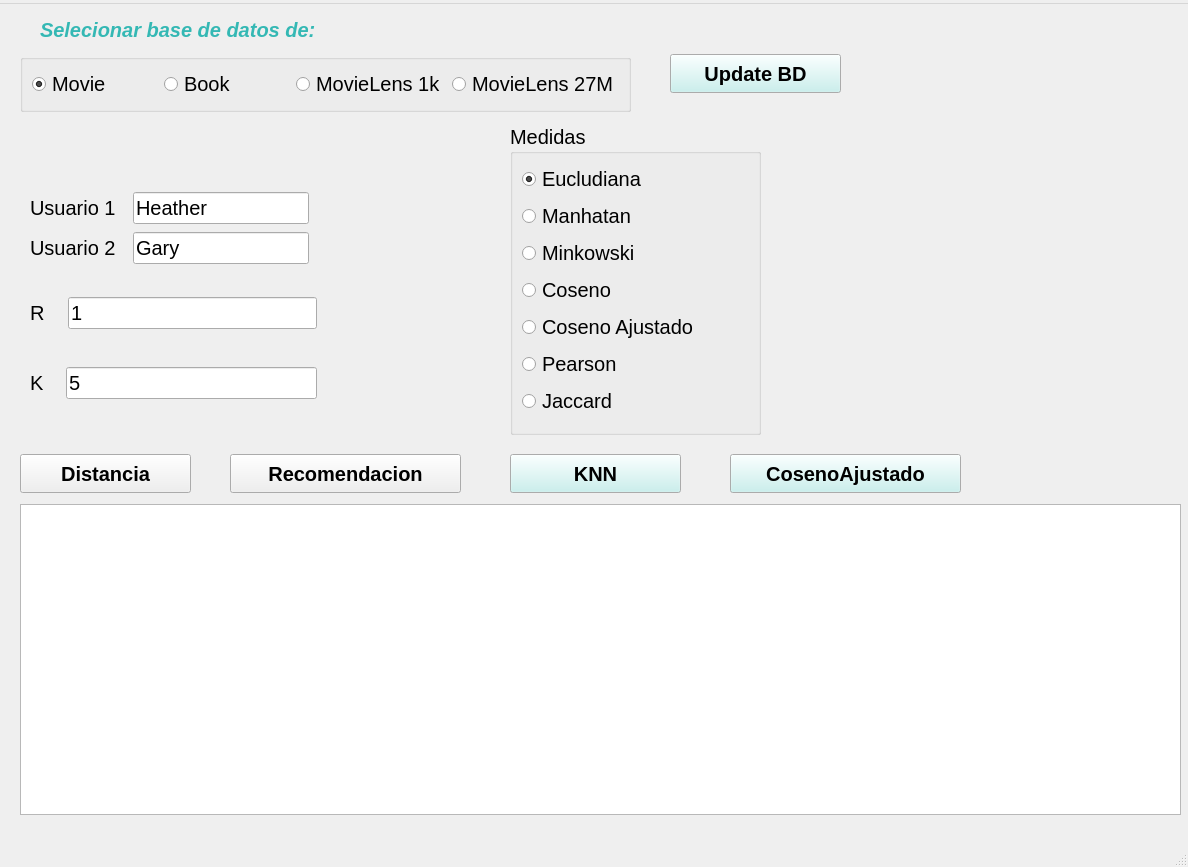
<?xml version="1.0" encoding="UTF-8"?>
<ui version="4.0">
 <class>MainWindow</class>
 <widget class="QMainWindow" name="MainWindow">
  <property name="geometry">
   <rect>
    <x>0</x>
    <y>0</y>
    <width>1188</width>
    <height>867</height>
   </rect>
  </property>
  <property name="font">
   <font>
    <weight>50</weight>
    <italic>false</italic>
    <bold>false</bold>
   </font>
  </property>
  <property name="windowTitle">
   <string>MainWindow</string>
  </property>
  <widget class="QWidget" name="centralwidget">
   <widget class="QPushButton" name="boton_distancia">
    <property name="geometry">
     <rect>
      <x>20</x>
      <y>450</y>
      <width>171</width>
      <height>39</height>
     </rect>
    </property>
    <property name="palette">
     <palette>
      <active>
       <colorrole role="WindowText">
        <brush brushstyle="SolidPattern">
         <color alpha="255">
          <red>115</red>
          <green>191</green>
          <blue>206</blue>
         </color>
        </brush>
       </colorrole>
      </active>
      <inactive>
       <colorrole role="WindowText">
        <brush brushstyle="SolidPattern">
         <color alpha="255">
          <red>115</red>
          <green>191</green>
          <blue>206</blue>
         </color>
        </brush>
       </colorrole>
      </inactive>
      <disabled>
       <colorrole role="WindowText">
        <brush brushstyle="SolidPattern">
         <color alpha="255">
          <red>120</red>
          <green>120</green>
          <blue>120</blue>
         </color>
        </brush>
       </colorrole>
      </disabled>
     </palette>
    </property>
    <property name="font">
     <font>
      <pointsize>15</pointsize>
      <weight>75</weight>
      <bold>true</bold>
     </font>
    </property>
    <property name="text">
     <string>Distancia</string>
    </property>
   </widget>
   <widget class="QPushButton" name="boton_recomendacion">
    <property name="geometry">
     <rect>
      <x>230</x>
      <y>450</y>
      <width>231</width>
      <height>39</height>
     </rect>
    </property>
    <property name="palette">
     <palette>
      <active>
       <colorrole role="WindowText">
        <brush brushstyle="SolidPattern">
         <color alpha="255">
          <red>115</red>
          <green>191</green>
          <blue>206</blue>
         </color>
        </brush>
       </colorrole>
      </active>
      <inactive>
       <colorrole role="WindowText">
        <brush brushstyle="SolidPattern">
         <color alpha="255">
          <red>115</red>
          <green>191</green>
          <blue>206</blue>
         </color>
        </brush>
       </colorrole>
      </inactive>
      <disabled>
       <colorrole role="WindowText">
        <brush brushstyle="SolidPattern">
         <color alpha="255">
          <red>120</red>
          <green>120</green>
          <blue>120</blue>
         </color>
        </brush>
       </colorrole>
      </disabled>
     </palette>
    </property>
    <property name="font">
     <font>
      <pointsize>15</pointsize>
      <weight>75</weight>
      <bold>true</bold>
     </font>
    </property>
    <property name="text">
     <string>Recomendacion</string>
    </property>
   </widget>
   <widget class="QPushButton" name="boton_knn">
    <property name="geometry">
     <rect>
      <x>510</x>
      <y>450</y>
      <width>171</width>
      <height>39</height>
     </rect>
    </property>
    <property name="palette">
     <palette>
      <active>
       <colorrole role="WindowText">
        <brush brushstyle="SolidPattern">
         <color alpha="255">
          <red>115</red>
          <green>191</green>
          <blue>206</blue>
         </color>
        </brush>
       </colorrole>
       <colorrole role="Button">
        <brush brushstyle="SolidPattern">
         <color alpha="255">
          <red>193</red>
          <green>240</green>
          <blue>237</blue>
         </color>
        </brush>
       </colorrole>
      </active>
      <inactive>
       <colorrole role="WindowText">
        <brush brushstyle="SolidPattern">
         <color alpha="255">
          <red>115</red>
          <green>191</green>
          <blue>206</blue>
         </color>
        </brush>
       </colorrole>
       <colorrole role="Button">
        <brush brushstyle="SolidPattern">
         <color alpha="255">
          <red>193</red>
          <green>240</green>
          <blue>237</blue>
         </color>
        </brush>
       </colorrole>
      </inactive>
      <disabled>
       <colorrole role="WindowText">
        <brush brushstyle="SolidPattern">
         <color alpha="255">
          <red>120</red>
          <green>120</green>
          <blue>120</blue>
         </color>
        </brush>
       </colorrole>
       <colorrole role="Button">
        <brush brushstyle="SolidPattern">
         <color alpha="255">
          <red>193</red>
          <green>240</green>
          <blue>237</blue>
         </color>
        </brush>
       </colorrole>
      </disabled>
     </palette>
    </property>
    <property name="font">
     <font>
      <pointsize>15</pointsize>
      <weight>75</weight>
      <bold>true</bold>
     </font>
    </property>
    <property name="text">
     <string>KNN</string>
    </property>
   </widget>
   <widget class="QWidget" name="layoutWidget">
    <property name="geometry">
     <rect>
      <x>30</x>
      <y>220</y>
      <width>279</width>
      <height>48</height>
     </rect>
    </property>
    <property name="maximumSize">
     <size>
      <width>16777215</width>
      <height>16777215</height>
     </size>
    </property>
    <property name="font">
     <font>
      <pointsize>15</pointsize>
     </font>
    </property>
    <layout class="QHBoxLayout" name="horizontalLayout">
     <item>
      <widget class="QLabel" name="label_2">
       <property name="maximumSize">
        <size>
         <width>16777215</width>
         <height>16777215</height>
        </size>
       </property>
       <property name="font">
        <font>
         <pointsize>15</pointsize>
        </font>
       </property>
       <property name="text">
        <string>Usuario 2  </string>
       </property>
      </widget>
     </item>
     <item>
      <widget class="QLineEdit" name="Usuario2">
       <property name="maximumSize">
        <size>
         <width>16777215</width>
         <height>16777215</height>
        </size>
       </property>
       <property name="font">
        <font>
         <pointsize>15</pointsize>
        </font>
       </property>
       <property name="text">
        <string>Gary</string>
       </property>
       <property name="alignment">
        <set>Qt::AlignLeading|Qt::AlignLeft|Qt::AlignVCenter</set>
       </property>
      </widget>
     </item>
    </layout>
   </widget>
   <widget class="QWidget" name="layoutWidget">
    <property name="geometry">
     <rect>
      <x>30</x>
      <y>180</y>
      <width>279</width>
      <height>48</height>
     </rect>
    </property>
    <property name="maximumSize">
     <size>
      <width>16777215</width>
      <height>16777215</height>
     </size>
    </property>
    <property name="font">
     <font>
      <pointsize>15</pointsize>
     </font>
    </property>
    <layout class="QHBoxLayout" name="horizontalLayout_2">
     <item>
      <widget class="QLabel" name="label">
       <property name="maximumSize">
        <size>
         <width>16777215</width>
         <height>16777215</height>
        </size>
       </property>
       <property name="font">
        <font>
         <pointsize>15</pointsize>
        </font>
       </property>
       <property name="text">
        <string>Usuario 1  </string>
       </property>
      </widget>
     </item>
     <item>
      <widget class="QLineEdit" name="Usuario1">
       <property name="maximumSize">
        <size>
         <width>16777215</width>
         <height>16777215</height>
        </size>
       </property>
       <property name="font">
        <font>
         <pointsize>15</pointsize>
        </font>
       </property>
       <property name="text">
        <string>Heather</string>
       </property>
       <property name="alignment">
        <set>Qt::AlignLeading|Qt::AlignLeft|Qt::AlignVCenter</set>
       </property>
      </widget>
     </item>
    </layout>
   </widget>
   <widget class="QWidget" name="layoutWidget">
    <property name="geometry">
     <rect>
      <x>30</x>
      <y>360</y>
      <width>287</width>
      <height>38</height>
     </rect>
    </property>
    <layout class="QHBoxLayout" name="horizontalLayout_3">
     <item>
      <widget class="QLabel" name="label_3">
       <property name="maximumSize">
        <size>
         <width>16777215</width>
         <height>16777215</height>
        </size>
       </property>
       <property name="font">
        <font>
         <pointsize>15</pointsize>
        </font>
       </property>
       <property name="text">
        <string>K   </string>
       </property>
      </widget>
     </item>
     <item>
      <widget class="QLineEdit" name="knn">
       <property name="maximumSize">
        <size>
         <width>16777215</width>
         <height>16777215</height>
        </size>
       </property>
       <property name="font">
        <font>
         <pointsize>15</pointsize>
        </font>
       </property>
       <property name="text">
        <string>5</string>
       </property>
       <property name="alignment">
        <set>Qt::AlignLeading|Qt::AlignLeft|Qt::AlignVCenter</set>
       </property>
      </widget>
     </item>
    </layout>
   </widget>
   <widget class="QTextEdit" name="textEdit">
    <property name="geometry">
     <rect>
      <x>20</x>
      <y>500</y>
      <width>1161</width>
      <height>311</height>
     </rect>
    </property>
    <property name="font">
     <font>
      <pointsize>15</pointsize>
     </font>
    </property>
    <property name="html">
     <string>&lt;!DOCTYPE HTML PUBLIC &quot;-//W3C//DTD HTML 4.0//EN&quot; &quot;http://www.w3.org/TR/REC-html40/strict.dtd&quot;&gt;
&lt;html&gt;&lt;head&gt;&lt;meta name=&quot;qrichtext&quot; content=&quot;1&quot; /&gt;&lt;style type=&quot;text/css&quot;&gt;
p, li { white-space: pre-wrap; }
&lt;/style&gt;&lt;/head&gt;&lt;body style=&quot; font-family:'MS Shell Dlg 2'; font-size:15pt; font-weight:400; font-style:normal;&quot;&gt;
&lt;p style=&quot;-qt-paragraph-type:empty; margin-top:0px; margin-bottom:0px; margin-left:0px; margin-right:0px; -qt-block-indent:0; text-indent:0px;&quot;&gt;&lt;br /&gt;&lt;/p&gt;&lt;/body&gt;&lt;/html&gt;</string>
    </property>
   </widget>
   <widget class="QLabel" name="label_4">
    <property name="geometry">
     <rect>
      <x>40</x>
      <y>10</y>
      <width>401</width>
      <height>31</height>
     </rect>
    </property>
    <property name="palette">
     <palette>
      <active>
       <colorrole role="WindowText">
        <brush brushstyle="SolidPattern">
         <color alpha="255">
          <red>52</red>
          <green>184</green>
          <blue>180</blue>
         </color>
        </brush>
       </colorrole>
      </active>
      <inactive>
       <colorrole role="WindowText">
        <brush brushstyle="SolidPattern">
         <color alpha="255">
          <red>52</red>
          <green>184</green>
          <blue>180</blue>
         </color>
        </brush>
       </colorrole>
      </inactive>
      <disabled>
       <colorrole role="WindowText">
        <brush brushstyle="SolidPattern">
         <color alpha="255">
          <red>120</red>
          <green>120</green>
          <blue>120</blue>
         </color>
        </brush>
       </colorrole>
      </disabled>
     </palette>
    </property>
    <property name="font">
     <font>
      <pointsize>15</pointsize>
      <weight>75</weight>
      <italic>true</italic>
      <bold>true</bold>
     </font>
    </property>
    <property name="text">
     <string>Selecionar base de datos de:</string>
    </property>
   </widget>
   <widget class="QWidget" name="layoutWidget_2">
    <property name="geometry">
     <rect>
      <x>30</x>
      <y>290</y>
      <width>287</width>
      <height>38</height>
     </rect>
    </property>
    <layout class="QHBoxLayout" name="horizontalLayout_4">
     <item>
      <widget class="QLabel" name="label_5">
       <property name="maximumSize">
        <size>
         <width>16777215</width>
         <height>16777215</height>
        </size>
       </property>
       <property name="font">
        <font>
         <pointsize>15</pointsize>
        </font>
       </property>
       <property name="text">
        <string>R   </string>
       </property>
      </widget>
     </item>
     <item>
      <widget class="QLineEdit" name="r_minkowski">
       <property name="enabled">
        <bool>true</bool>
       </property>
       <property name="maximumSize">
        <size>
         <width>16777215</width>
         <height>16777215</height>
        </size>
       </property>
       <property name="font">
        <font>
         <pointsize>15</pointsize>
        </font>
       </property>
       <property name="text">
        <string>1</string>
       </property>
       <property name="alignment">
        <set>Qt::AlignLeading|Qt::AlignLeft|Qt::AlignVCenter</set>
       </property>
       <property name="dragEnabled">
        <bool>false</bool>
       </property>
       <property name="clearButtonEnabled">
        <bool>false</bool>
       </property>
      </widget>
     </item>
    </layout>
   </widget>
   <widget class="QPushButton" name="Updatebd">
    <property name="geometry">
     <rect>
      <x>670</x>
      <y>50</y>
      <width>171</width>
      <height>39</height>
     </rect>
    </property>
    <property name="palette">
     <palette>
      <active>
       <colorrole role="WindowText">
        <brush brushstyle="SolidPattern">
         <color alpha="255">
          <red>115</red>
          <green>191</green>
          <blue>206</blue>
         </color>
        </brush>
       </colorrole>
       <colorrole role="Button">
        <brush brushstyle="SolidPattern">
         <color alpha="255">
          <red>193</red>
          <green>240</green>
          <blue>237</blue>
         </color>
        </brush>
       </colorrole>
      </active>
      <inactive>
       <colorrole role="WindowText">
        <brush brushstyle="SolidPattern">
         <color alpha="255">
          <red>115</red>
          <green>191</green>
          <blue>206</blue>
         </color>
        </brush>
       </colorrole>
       <colorrole role="Button">
        <brush brushstyle="SolidPattern">
         <color alpha="255">
          <red>193</red>
          <green>240</green>
          <blue>237</blue>
         </color>
        </brush>
       </colorrole>
      </inactive>
      <disabled>
       <colorrole role="WindowText">
        <brush brushstyle="SolidPattern">
         <color alpha="255">
          <red>120</red>
          <green>120</green>
          <blue>120</blue>
         </color>
        </brush>
       </colorrole>
       <colorrole role="Button">
        <brush brushstyle="SolidPattern">
         <color alpha="255">
          <red>193</red>
          <green>240</green>
          <blue>237</blue>
         </color>
        </brush>
       </colorrole>
      </disabled>
     </palette>
    </property>
    <property name="font">
     <font>
      <pointsize>15</pointsize>
      <weight>75</weight>
      <bold>true</bold>
     </font>
    </property>
    <property name="text">
     <string>Update BD</string>
    </property>
   </widget>
   <widget class="QGroupBox" name="groupBox_3">
    <property name="geometry">
     <rect>
      <x>510</x>
      <y>120</y>
      <width>251</width>
      <height>311</height>
     </rect>
    </property>
    <property name="font">
     <font>
      <pointsize>15</pointsize>
      <weight>50</weight>
      <bold>false</bold>
     </font>
    </property>
    <property name="title">
     <string>Medidas</string>
    </property>
    <layout class="QVBoxLayout" name="verticalLayout_2">
     <item>
      <widget class="QRadioButton" name="DistanciaE">
       <property name="font">
        <font>
         <pointsize>15</pointsize>
        </font>
       </property>
       <property name="text">
        <string>Eucludiana</string>
       </property>
       <property name="checked">
        <bool>true</bool>
       </property>
      </widget>
     </item>
     <item>
      <widget class="QRadioButton" name="DistanciaM">
       <property name="font">
        <font>
         <pointsize>15</pointsize>
        </font>
       </property>
       <property name="text">
        <string>Manhatan</string>
       </property>
      </widget>
     </item>
     <item>
      <widget class="QRadioButton" name="Minkowski">
       <property name="font">
        <font>
         <pointsize>15</pointsize>
        </font>
       </property>
       <property name="text">
        <string>Minkowski</string>
       </property>
      </widget>
     </item>
     <item>
      <widget class="QRadioButton" name="DistanciaC">
       <property name="font">
        <font>
         <pointsize>15</pointsize>
        </font>
       </property>
       <property name="text">
        <string>Coseno</string>
       </property>
      </widget>
     </item>
     <item>
      <widget class="QRadioButton" name="CosenoAjustado">
       <property name="font">
        <font>
         <pointsize>15</pointsize>
        </font>
       </property>
       <property name="text">
        <string>Coseno Ajustado</string>
       </property>
      </widget>
     </item>
     <item>
      <widget class="QRadioButton" name="Pearson">
       <property name="font">
        <font>
         <pointsize>15</pointsize>
        </font>
       </property>
       <property name="text">
        <string>Pearson</string>
       </property>
      </widget>
     </item>
     <item>
      <widget class="QRadioButton" name="Jaccard">
       <property name="font">
        <font>
         <pointsize>15</pointsize>
        </font>
       </property>
       <property name="text">
        <string>Jaccard</string>
       </property>
      </widget>
     </item>
    </layout>
   </widget>
   <widget class="QGroupBox" name="groupBox">
    <property name="geometry">
     <rect>
      <x>20</x>
      <y>50</y>
      <width>611</width>
      <height>58</height>
     </rect>
    </property>
    <property name="font">
     <font>
      <pointsize>15</pointsize>
     </font>
    </property>
    <property name="title">
     <string/>
    </property>
    <layout class="QHBoxLayout" name="horizontalLayout_5">
     <item>
      <widget class="QRadioButton" name="MovieRating">
       <property name="font">
        <font>
         <pointsize>15</pointsize>
        </font>
       </property>
       <property name="text">
        <string>Movie</string>
       </property>
       <property name="checked">
        <bool>true</bool>
       </property>
      </widget>
     </item>
     <item>
      <widget class="QRadioButton" name="book">
       <property name="font">
        <font>
         <pointsize>15</pointsize>
        </font>
       </property>
       <property name="text">
        <string>Book</string>
       </property>
      </widget>
     </item>
     <item>
      <widget class="QRadioButton" name="MovieLens">
       <property name="font">
        <font>
         <pointsize>15</pointsize>
        </font>
       </property>
       <property name="text">
        <string>MovieLens 1k</string>
       </property>
      </widget>
     </item>
     <item>
      <widget class="QRadioButton" name="MovieLens27">
       <property name="font">
        <font>
         <pointsize>15</pointsize>
        </font>
       </property>
       <property name="text">
        <string>MovieLens 27M</string>
       </property>
      </widget>
     </item>
    </layout>
   </widget>
   <widget class="QPushButton" name="boton_CA">
    <property name="geometry">
     <rect>
      <x>730</x>
      <y>450</y>
      <width>231</width>
      <height>39</height>
     </rect>
    </property>
    <property name="palette">
     <palette>
      <active>
       <colorrole role="WindowText">
        <brush brushstyle="SolidPattern">
         <color alpha="255">
          <red>115</red>
          <green>191</green>
          <blue>206</blue>
         </color>
        </brush>
       </colorrole>
       <colorrole role="Button">
        <brush brushstyle="SolidPattern">
         <color alpha="255">
          <red>193</red>
          <green>240</green>
          <blue>237</blue>
         </color>
        </brush>
       </colorrole>
      </active>
      <inactive>
       <colorrole role="WindowText">
        <brush brushstyle="SolidPattern">
         <color alpha="255">
          <red>115</red>
          <green>191</green>
          <blue>206</blue>
         </color>
        </brush>
       </colorrole>
       <colorrole role="Button">
        <brush brushstyle="SolidPattern">
         <color alpha="255">
          <red>193</red>
          <green>240</green>
          <blue>237</blue>
         </color>
        </brush>
       </colorrole>
      </inactive>
      <disabled>
       <colorrole role="WindowText">
        <brush brushstyle="SolidPattern">
         <color alpha="255">
          <red>120</red>
          <green>120</green>
          <blue>120</blue>
         </color>
        </brush>
       </colorrole>
       <colorrole role="Button">
        <brush brushstyle="SolidPattern">
         <color alpha="255">
          <red>193</red>
          <green>240</green>
          <blue>237</blue>
         </color>
        </brush>
       </colorrole>
      </disabled>
     </palette>
    </property>
    <property name="font">
     <font>
      <pointsize>15</pointsize>
      <weight>75</weight>
      <bold>true</bold>
     </font>
    </property>
    <property name="text">
     <string>CosenoAjustado</string>
    </property>
   </widget>
  </widget>
  <widget class="QMenuBar" name="menubar">
   <property name="geometry">
    <rect>
     <x>0</x>
     <y>0</y>
     <width>1188</width>
     <height>26</height>
    </rect>
   </property>
   <widget class="QMenu" name="menu">
    <property name="title">
     <string/>
    </property>
   </widget>
   <addaction name="menu"/>
  </widget>
  <widget class="QStatusBar" name="statusbar"/>
 </widget>
 <resources/>
 <connections/>
</ui>
